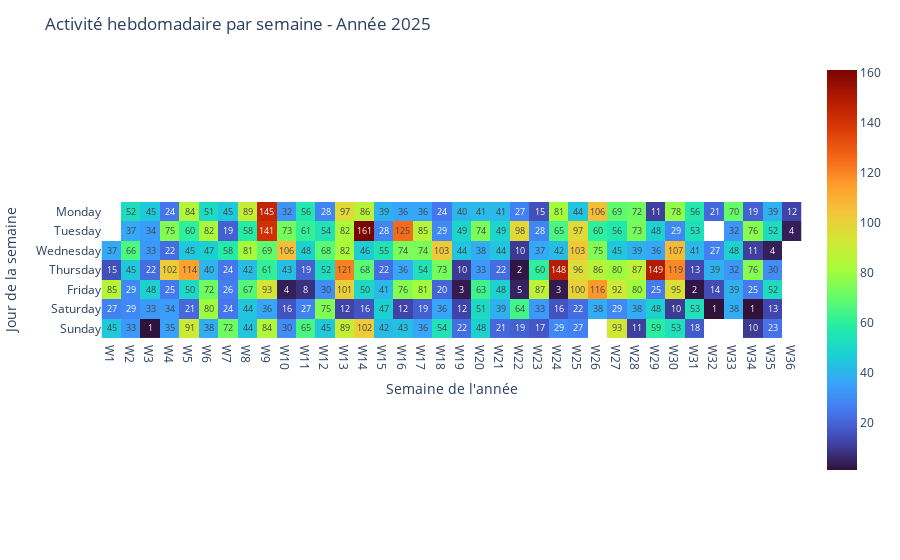

Here is the notebook cell this chart was saved with:
### Code cell
# --- Option : sélectionner une année spécifique ---
year_selected = 2025
df_year = df[df["year"] == year_selected]

jours_order = ['Monday', 'Tuesday', 'Wednesday', 'Thursday', 'Friday', 'Saturday', 'Sunday']

# --- Regrouper par semaine et jour ---
heatmap_data = df_year.groupby(['week', 'weekday']).size().reset_index(name='plays')

# Pivot pour créer la matrice
matrix = heatmap_data.pivot(index='weekday', columns='week', values='plays').reindex(jours_order)

# Remplacer les 0 par NaN pour laisser les cases vides
matrix = matrix.replace(0, np.nan)

# --- Étiquettes pour axes ---
semaines = [f"W{w}" for w in matrix.columns]
jours = matrix.index.tolist()

# --- Création de la heatmap ---
fig = px.imshow(
    matrix.values,
    x=semaines,
    y=jours,
    text_auto=True,
    color_continuous_scale='Turbo'
)

# --- Mettre le fond blanc pour les NaN ---
fig.update_traces(
    hovertemplate="%{y}, %{x}: %{z}<extra></extra>",
    zmin=0
)
fig.update_layout(
    title=f"Weekly activity per week - Year {year_selected}",
    xaxis_title="Week of the year",
    yaxis_title="Day of the week",
    plot_bgcolor='white',   # fond de la zone de tracé
    paper_bgcolor='white'   # fond autour du graphique
)

fig.show()

### Figure 1 — Plotly figure (JSON) as saved in the notebook; plotly's stock layout.template omitted (floating-point values rounded to 4 significant figures; data arrays with more than 128 entries replaced by an {"elided": "..."} marker saying what was removed)
{"data": [{"coloraxis": "coloraxis", "hovertemplate": "%{y}, %{x}: %{z}<extra></extra>", "name": "0", "texttemplate": "%{z}", "type": "heatmap", "x": ["W1", "W2", "W3", "W4", "W5", "W6", "W7", "W8", "W9", "W10", "W11", "W12", "W13", "W14", "W15", "W16", "W17", "W18", "W19", "W20", "W21", "W22", "W23", "W24", "W25", "W26", "W27", "W28", "W29", "W30", "W31", "W32", "W33", "W34", "W35", "W36"], "xaxis": "x", "y": ["Monday", "Tuesday", "Wednesday", "Thursday", "Friday", "Saturday", "Sunday"], "yaxis": "y", "z": {"elided": "7x36 int values"}, "zmin": 0}], "layout": {"coloraxis": {"colorscale": [[0, "#30123b"], [0.07143, "#4145ab"], [0.1429, "#4675ed"], [0.2143, "#39a2fc"], [0.2857, "#1bcfd4"], [0.3571, "#24eca6"], [0.4286, "#61fc6c"], [0.5, "#a4fc3b"], [0.5714, "#d1e834"], [0.6429, "#f3c63a"], [0.7143, "#fe9b2d"], [0.7857, "#f36315"], [0.8571, "#d93806"], [0.9286, "#b11901"], [1, "#7a0402"]]}, "margin": {"t": 60}, "paper_bgcolor": "white", "plot_bgcolor": "white", "title": {"text": "Activité hebdomadaire par semaine - Année 2025"}, "xaxis": {"anchor": "y", "constrain": "domain", "domain": [0, 1], "scaleanchor": "y", "title": {"text": "Semaine de l'année"}}, "yaxis": {"anchor": "x", "autorange": "reversed", "constrain": "domain", "domain": [0, 1], "title": {"text": "Jour de la semaine"}}}}
